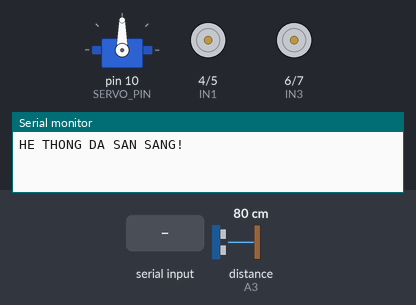
The sketch below on a simulated Arduino Uno, built with avr-gcc and run on an emulated ATmega328P. Parts: servo, motor-driver pin pairs drawn as motors (green arrow = first pin HIGH = forward, orange = second pin HIGH = backward, longer = more drive, scaled by the enable pin), the last lines printed to the serial monitor. The test bench sets the inputs (shaded band); at power-on: distance to the obstacle (sensor on A3) 80 cm. The echo pulse lasts 58.3 µs per cm.

Above: at 1.2 s.
1.3 s: "a" received over the second serial link
At 2.4 s:
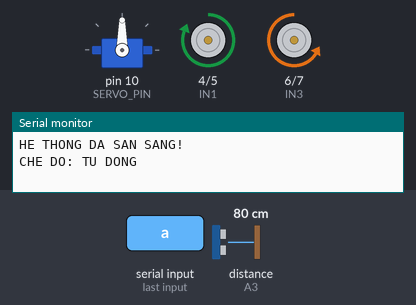
2.8 s: distance to the obstacle (sensor on A3) set to 19 cm
4.3 s: distance to the obstacle (sensor on A3) set to 15 cm
At 5.5 s:
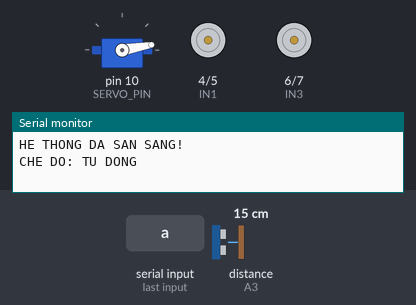
7.3 s: distance to the obstacle (sensor on A3) set to 18 cm
At 8.8 s:
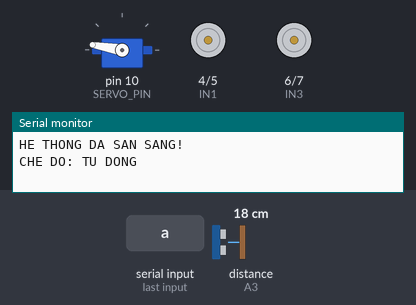
10.3 s: distance to the obstacle (sensor on A3) set to 2 cm
At 13.0 s:
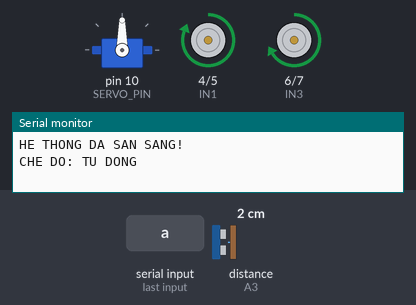
13.3 s: "s" received over the second serial link
At 13.75 s:
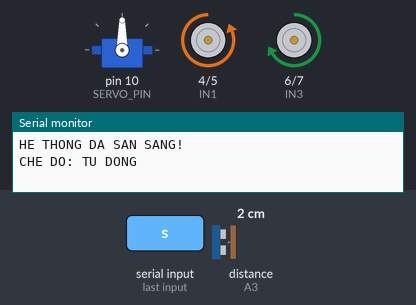
Timing chart, 0 to 17.3 s (numbered marks = the images above; inputs shaded):
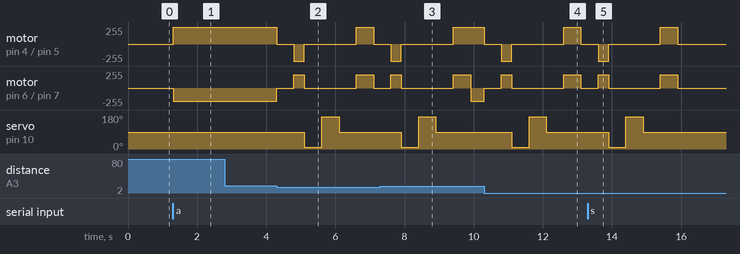

The sketch:

GESTURE_RECEIVER_CODE.ino
```cpp
#include <SoftwareSerial.h>
#include <Servo.h>

SoftwareSerial BTSerial(2, 3); // RX=2, TX=3
Servo myservo;

// Khai báo chân L298N
const int IN1 = 4; const int IN2 = 5;
const int IN3 = 6; const int IN4 = 7;
const int ENA = 8; const int ENB = 9;

// Khai báo chân cảm biến siêu âm
const int TRIG_PIN = A2;
const int ECHO_PIN = A3;
const int SERVO_PIN = 10;

int tocDo = 200;
bool isAutoMode = false;

void setup() {
  pinMode(IN1, OUTPUT); pinMode(IN2, OUTPUT);
  pinMode(IN3, OUTPUT); pinMode(IN4, OUTPUT);
  pinMode(ENA, OUTPUT); pinMode(ENB, OUTPUT);

  pinMode(TRIG_PIN, OUTPUT);
  pinMode(ECHO_PIN, INPUT);

  myservo.attach(SERVO_PIN);
  myservo.write(90); // Cho servo nhìn thẳng

  dungIm();
  Serial.begin(9600);
  BTSerial.begin(9600);
  Serial.println("HE THONG DA SAN SANG!");
}

void loop() {
  // 1. Kiểm tra lệnh từ Bluetooth
  if (BTSerial.available()) {
    char command = BTSerial.read();
    if (command == 'a') {
      isAutoMode = true;
      Serial.println("CHE DO: TU DONG");
    } else if (command == 's' || command == 'S') {
      isAutoMode = false;
      dungIm();
      Serial.println("CHE DO: DIEU KHIEN TAY - DUNG");
    } else if (!isAutoMode) {
      handleManualCommand(command);
    }
  }

  // 2. Nếu đang ở chế độ tự động
  if (isAutoMode) {
    long khoangCach = docKhoangCach();

    if (khoangCach <= 15 && khoangCach > 0) { // Khoảng cách an toàn
      dungIm();
      delay(500);
      chayLui(); // Lui lại một chút để có không gian quay
      delay(300);
      dungIm();

      handleAvoidance(); // Xử lý tìm đường
    } else {
      chayTien();
    }
  }
}

// --- HÀM XỬ LÝ TRÁNH VẬT CẢN ---
void handleAvoidance() {
  int distanceLeft, distanceRight;

  // Quay sang phải
  myservo.write(10);
  delay(500);
  distanceRight = docKhoangCach();

  // Quay sang trái
  myservo.write(170);
  delay(500);
  distanceLeft = docKhoangCach();

  // Trả về thẳng
  myservo.write(90);
  delay(500);

  if (distanceLeft > distanceRight) {
    reTrai();
    delay(500); // Thời gian quay đủ để hướng xe sang trái
  } else {
    rePhai();
    delay(500);
  }
  dungIm();
}

// --- HÀM ĐỌC KHOẢNG CÁCH ---
long docKhoangCach() {
  digitalWrite(TRIG_PIN, LOW);
  delayMicroseconds(2);
  digitalWrite(TRIG_PIN, HIGH);
  delayMicroseconds(10);
  digitalWrite(TRIG_PIN, LOW);
  long duration = pulseIn(ECHO_PIN, HIGH);
  long distance = duration * 0.034 / 2;
  return distance;
}

// --- ĐIỀU KHIỂN TAY ---
void handleManualCommand(char cmd) {
  switch (cmd) {
    case 'F': chayTien(); break;
    case 'B': chayLui(); break;
    case 'L': reTrai(); break;
    case 'R': rePhai(); break;
    case 'S': dungIm(); break;
  }
}

// --- CÁC HÀM DI CHUYỂN ---
void chayTien() {
  analogWrite(ENA, tocDo); analogWrite(ENB, tocDo);
  digitalWrite(IN1, HIGH); digitalWrite(IN2, LOW);
  digitalWrite(IN3, LOW);  digitalWrite(IN4, HIGH);
}
void chayLui() {
  analogWrite(ENA, tocDo); analogWrite(ENB, tocDo);
  digitalWrite(IN1, LOW);  digitalWrite(IN2, HIGH);
  digitalWrite(IN3, HIGH); digitalWrite(IN4, LOW);
}
void reTrai() {
  analogWrite(ENA, tocDo); analogWrite(ENB, tocDo);
  digitalWrite(IN1, LOW);  digitalWrite(IN2, HIGH);
  digitalWrite(IN3, LOW);  digitalWrite(IN4, HIGH);
}
void rePhai() {
  analogWrite(ENA, tocDo); analogWrite(ENB, tocDo);
  digitalWrite(IN1, HIGH); digitalWrite(IN2, LOW);
  digitalWrite(IN3, HIGH); digitalWrite(IN4, LOW);
}
void dungIm() {
  digitalWrite(IN1, LOW); digitalWrite(IN2, LOW);
  digitalWrite(IN3, LOW); digitalWrite(IN4, LOW);
}
```

Measured:
- the behaviour switches between 17 and 16 cm on distance to the obstacle (sensor on A3) (found by bisection; images 1 and 2)
- after the input at 1.3 s, motor on pin 4 (IN1) / pin 5 (IN2): stopped → forward 255/255 at once; motor on pin 6 (IN3) / pin 7 (IN4): stopped → backward 200/255 at once
- after the input at 2.8 s, every drawn part: stays the same
- after the input at 7.3 s, motor on pin 4 (IN1) / pin 5 (IN2): goes on until 9.4 s, then stays forward 255/255
- after the input at 13.3 s, motor on pin 4 (IN1) / pin 5 (IN2), motor on pin 6 (IN3) / pin 7 (IN4): goes on until 15.9 s, then stays stopped; servo on pin 10 (SERVO_PIN): goes on until 14.9 s, then stays 90°
